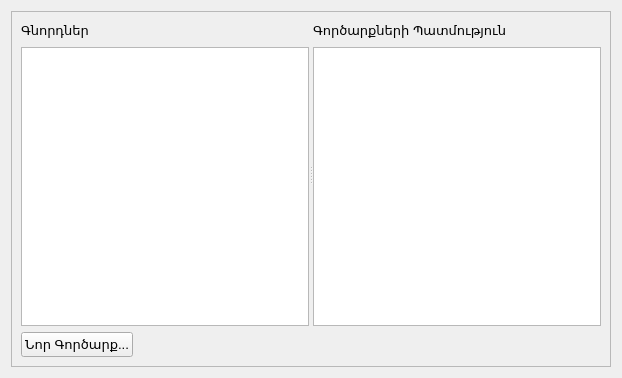
<?xml version="1.0" encoding="UTF-8"?>
<ui version="4.0">
 <class>widget</class>
 <widget class="QWidget" name="widget">
  <property name="geometry">
   <rect>
    <x>0</x>
    <y>0</y>
    <width>622</width>
    <height>378</height>
   </rect>
  </property>
  <property name="windowTitle">
   <string>Form</string>
  </property>
  <layout class="QGridLayout" name="gridLayout_2">
   <item row="0" column="0">
    <widget class="QScrollArea" name="scrollArea">
     <property name="widgetResizable">
      <bool>true</bool>
     </property>
     <widget class="QWidget" name="scrollAreaWidgetContents">
      <property name="geometry">
       <rect>
        <x>0</x>
        <y>0</y>
        <width>602</width>
        <height>358</height>
       </rect>
      </property>
      <layout class="QGridLayout" name="gridLayout">
       <item row="0" column="0">
        <layout class="QVBoxLayout" name="verticalLayout_3">
         <item>
          <widget class="QSplitter" name="splitter">
           <property name="orientation">
            <enum>Qt::Horizontal</enum>
           </property>
           <widget class="QWidget" name="layoutWidget">
            <layout class="QVBoxLayout" name="verticalLayout">
             <item>
              <layout class="QHBoxLayout" name="horizontalLayout">
               <item>
                <widget class="QLabel" name="label">
                 <property name="text">
                  <string>&lt;!DOCTYPE HTML PUBLIC &quot;-//W3C//DTD HTML 4.0//EN&quot; &quot;http://www.w3.org/TR/REC-html40/strict.dtd&quot;&gt;
&lt;html&gt;&lt;head&gt;&lt;meta name=&quot;qrichtext&quot; content=&quot;1&quot; /&gt;&lt;style type=&quot;text/css&quot;&gt;
p, li { white-space: pre-wrap; }
&lt;/style&gt;&lt;/head&gt;&lt;body style=&quot; font-family:'MS Shell Dlg 2'; font-size:8.25pt; font-weight:400; font-style:normal;&quot;&gt;
&lt;p style=&quot; margin-top:0px; margin-bottom:0px; margin-left:0px; margin-right:0px; -qt-block-indent:0; text-indent:0px;&quot;&gt;&lt;span style=&quot; font-size:10pt;&quot;&gt;Գնորդներ&lt;/span&gt;&lt;/p&gt;&lt;/body&gt;&lt;/html&gt;</string>
                 </property>
                </widget>
               </item>
               <item>
                <spacer name="horizontalSpacer">
                 <property name="orientation">
                  <enum>Qt::Horizontal</enum>
                 </property>
                 <property name="sizeHint" stdset="0">
                  <size>
                   <width>40</width>
                   <height>20</height>
                  </size>
                 </property>
                </spacer>
               </item>
              </layout>
             </item>
             <item>
              <widget class="QListView" name="listView">
               <property name="font">
                <font>
                 <pointsize>10</pointsize>
                </font>
               </property>
              </widget>
             </item>
            </layout>
           </widget>
           <widget class="QWidget" name="layoutWidget">
            <layout class="QVBoxLayout" name="verticalLayout_2">
             <item>
              <layout class="QHBoxLayout" name="horizontalLayout_2">
               <item>
                <widget class="QLabel" name="label_2">
                 <property name="text">
                  <string>&lt;!DOCTYPE HTML PUBLIC &quot;-//W3C//DTD HTML 4.0//EN&quot; &quot;http://www.w3.org/TR/REC-html40/strict.dtd&quot;&gt;
&lt;html&gt;&lt;head&gt;&lt;meta name=&quot;qrichtext&quot; content=&quot;1&quot; /&gt;&lt;style type=&quot;text/css&quot;&gt;
p, li { white-space: pre-wrap; }
&lt;/style&gt;&lt;/head&gt;&lt;body style=&quot; font-family:'MS Shell Dlg 2'; font-size:8.25pt; font-weight:400; font-style:normal;&quot;&gt;
&lt;p style=&quot; margin-top:0px; margin-bottom:0px; margin-left:0px; margin-right:0px; -qt-block-indent:0; text-indent:0px;&quot;&gt;&lt;span style=&quot; font-size:10pt;&quot;&gt;Գործարքների Պատմություն&lt;/span&gt;&lt;/p&gt;&lt;/body&gt;&lt;/html&gt;</string>
                 </property>
                </widget>
               </item>
               <item>
                <spacer name="horizontalSpacer_2">
                 <property name="orientation">
                  <enum>Qt::Horizontal</enum>
                 </property>
                 <property name="sizeHint" stdset="0">
                  <size>
                   <width>40</width>
                   <height>20</height>
                  </size>
                 </property>
                </spacer>
               </item>
              </layout>
             </item>
             <item>
              <widget class="QTableView" name="tableView"/>
             </item>
            </layout>
           </widget>
          </widget>
         </item>
         <item>
          <layout class="QHBoxLayout" name="horizontalLayout_3">
           <item>
            <widget class="QPushButton" name="btnNewDeal">
             <property name="font">
              <font>
               <pointsize>10</pointsize>
              </font>
             </property>
             <property name="text">
              <string>Նոր Գործարք...</string>
             </property>
             <property name="icon">
              <iconset resource="farmmanager.qrc">
               <normaloff>:/FarmManager/Resources/transactions3.png</normaloff>:/FarmManager/Resources/transactions3.png</iconset>
             </property>
            </widget>
           </item>
           <item>
            <spacer name="horizontalSpacer_3">
             <property name="orientation">
              <enum>Qt::Horizontal</enum>
             </property>
             <property name="sizeHint" stdset="0">
              <size>
               <width>40</width>
               <height>20</height>
              </size>
             </property>
            </spacer>
           </item>
          </layout>
         </item>
        </layout>
       </item>
      </layout>
     </widget>
    </widget>
   </item>
  </layout>
 </widget>
 <resources>
  <include location="farmmanager.qrc"/>
 </resources>
 <connections/>
</ui>
